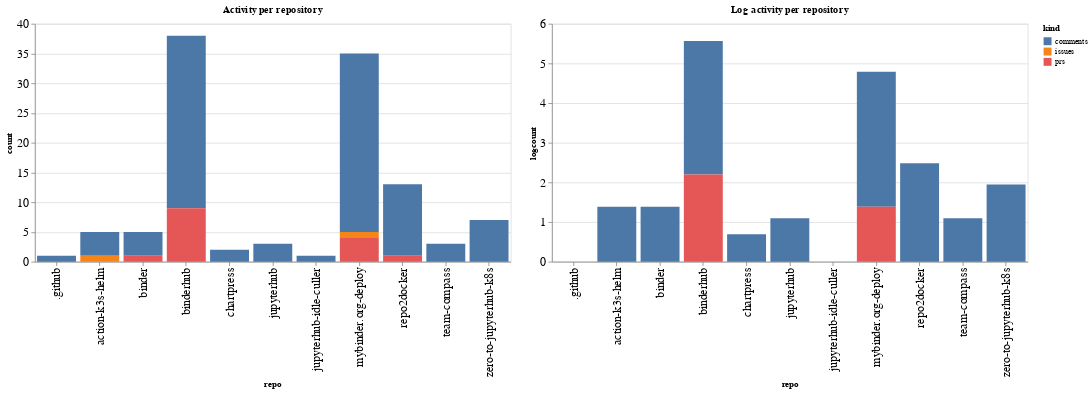

Write notebook code for a chart like this one.
### Code cell
ch1 = alt.Chart(repo_summaries, width=600, title="Activity per repository").mark_bar().encode(
    x='repo',
    y='count',
    color='kind',
    tooltip="kind"
)

ch2 = alt.Chart(repo_summaries, width=600, title="Log activity per repository").mark_bar().encode(
    x='repo',
    y='logcount',
    color='kind',
    tooltip="kind"
)

ch1 | ch2

### Figure 1 — Vega-Lite specification as saved in the notebook (floating-point values rounded to 4 significant figures)
{"config": {"axisLeft": {"labelFontSize": 15}, "axisBottom": {"labelFontSize": 15}}, "hconcat": [{"mark": "bar", "encoding": {"color": {"type": "nominal", "field": "kind"}, "tooltip": {"type": "nominal", "field": "kind"}, "x": {"type": "nominal", "field": "repo"}, "y": {"type": "quantitative", "field": "count"}}, "title": "Activity per repository", "width": 600}, {"mark": "bar", "encoding": {"color": {"type": "nominal", "field": "kind"}, "tooltip": {"type": "nominal", "field": "kind"}, "x": {"type": "nominal", "field": "repo"}, "y": {"type": "quantitative", "field": "logcount"}}, "title": "Log activity per repository", "width": 600}], "data": {"name": "data-b3df47059807aad7c66e85c3c6c8fcc5"}, "$schema": "https://vega.github.io/schema/vega-lite/v4.8.1.json", "datasets": {"data-b3df47059807aad7c66e85c3c6c8fcc5": [{"repo": ".github", "kind": "comments", "count": 1, "logcount": 0.0}, {"repo": "action-k3s-helm", "kind": "comments", "count": 4, "logcount": 1.386}, {"repo": "action-k3s-helm", "kind": "issues", "count": 1, "logcount": 0.0}, {"repo": "binder", "kind": "comments", "count": 4, "logcount": 1.386}, {"repo": "binder", "kind": "prs", "count": 1, "logcount": 0.0}, {"repo": "binderhub", "kind": "comments", "count": 29, "logcount": 3.367}, {"repo": "binderhub", "kind": "prs", "count": 9, "logcount": 2.197}, {"repo": "chartpress", "kind": "comments", "count": 2, "logcount": 0.6931}, {"repo": "jupyterhub", "kind": "comments", "count": 3, "logcount": 1.099}, {"repo": "jupyterhub-idle-culler", "kind": "comments", "count": 1, "logcount": 0.0}, {"repo": "mybinder.org-deploy", "kind": "comments", "count": 30, "logcount": 3.401}, {"repo": "mybinder.org-deploy", "kind": "issues", "count": 1, "logcount": 0.0}, {"repo": "mybinder.org-deploy", "kind": "prs", "count": 4, "logcount": 1.386}, {"repo": "repo2docker", "kind": "comments", "count": 12, "logcount": 2.485}, {"repo": "repo2docker", "kind": "prs", "count": 1, "logcount": 0.0}, {"repo": "team-compass", "kind": "comments", "count": 3, "logcount": 1.099}, {"repo": "zero-to-jupyterhub-k8s", "kind": "comments", "count": 7, "logcount": 1.946}]}}
